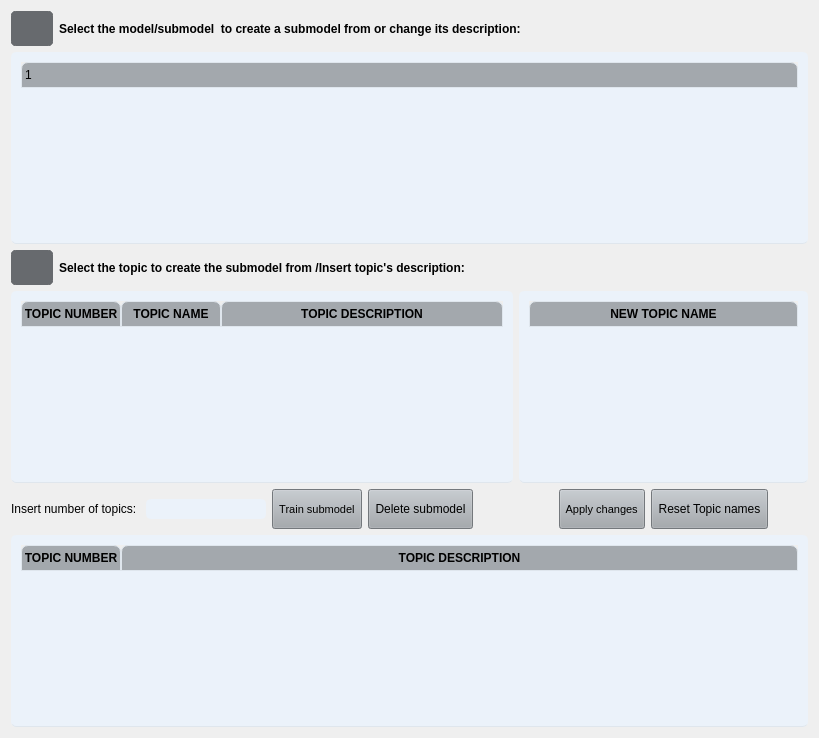
                  <widget class="QWidget" name="tabsPage3">
                   <layout class="QVBoxLayout" name="verticalLayout_24">
                    <item>
                     <layout class="QHBoxLayout" name="horizontalLayout_14">
                      <item>
                       <widget class="QPushButton" name="infoButtonSelectSubmodel">
                        <property name="sizePolicy">
                         <sizepolicy hsizetype="Fixed" vsizetype="Fixed">
                          <horstretch>0</horstretch>
                          <verstretch>0</verstretch>
                         </sizepolicy>
                        </property>
                        <property name="minimumSize">
                         <size>
                          <width>35</width>
                          <height>35</height>
                         </size>
                        </property>
                        <property name="styleSheet">
                         <string notr="true">QPushButton {
	border: 5px solid #676A6E;
	border-radius: 5px;	
	background-color: #676A6E;
}
QPushButton:hover {
	background-color: #676A6E;
	border: 2px solid #676A6E;
}
QPushButton:pressed {	
	background-color: #676A6E;
	border: 2px solid #676A6E;
}</string>
                        </property>
                        <property name="text">
                         <string/>
                        </property>
                       </widget>
                      </item>
                      <item>
                       <widget class="QLabel" name="labelSelectModelToSubmodel">
                        <property name="font">
                         <font>
                          <weight>75</weight>
                          <bold>true</bold>
                         </font>
                        </property>
                        <property name="text">
                         <string>Select the model/submodel  to create a submodel from or change its description:</string>
                        </property>
                        <property name="wordWrap">
                         <bool>false</bool>
                        </property>
                       </widget>
                      </item>
                     </layout>
                    </item>
                    <item>
                     <layout class="QHBoxLayout" name="horizontalLayout_15">
                      <item>
                       <widget class="QTreeWidget" name="treeViewShowModelsToExpand">
                        <property name="styleSheet">
                         <string notr="true">QTreeWidget {	
	background-color: #EBF2FA;
	padding: 10px;
	border-radius: 5px;
	gridline-color: #DFE6ED;
	border-bottom: 1px solid #DFE6ED;
}
QTreeWidget::item{
	border-color: #DFE6ED;
	padding-left: 5px;
	padding-right: 5px;
	gridline-color: #DFE6ED;
}
QTreeWidget::item:selected{
	background-color: #C7CDDA;
}
QScrollBar:horizontal {
    border: none;
    background: #A3A8AD;
    height: 14px;
    margin: 0px 21px 0 21px;
	border-radius: 0px;
}
 QScrollBar:vertical {
	border: none;
    background: #A3A8AD;
    width: 14px;
    margin: 21px 0 21px 0;
	border-radius: 0px;
 }
QHeaderView::section{
	Background-color: #A3A8AD;
	max-width: 30px;
	border: 1px solid #A3A8AD;
	border-style: none;
    border-bottom: 1px solid #DFE6ED;
    border-right: 1px solid #DFE6ED;
}
QTreeWidget::horizontalHeader {	
	background-color: #A3A8AD;
}
QHeaderView::section:horizontal
{
    border: 1px solid #DFE6ED;
	background-color: #A3A8AD;
	padding: 3px;
	border-top-left-radius: 7px;
    border-top-right-radius: 7px;
}
QHeaderView::section:vertical
{
    border: 1px solid #A3A8AD;
}
</string>
                        </property>
                        <attribute name="headerStretchLastSection">
                         <bool>true</bool>
                        </attribute>
                        <column>
                         <property name="text">
                          <string/>
                         </property>
                        </column>
                       </widget>
                      </item>
                     </layout>
                    </item>
                    <item>
                     <layout class="QHBoxLayout" name="horizontalLayout_16">
                      <item>
                       <widget class="QPushButton" name="infoButtoSelectTopicExpand">
                        <property name="sizePolicy">
                         <sizepolicy hsizetype="Fixed" vsizetype="Fixed">
                          <horstretch>0</horstretch>
                          <verstretch>0</verstretch>
                         </sizepolicy>
                        </property>
                        <property name="minimumSize">
                         <size>
                          <width>35</width>
                          <height>35</height>
                         </size>
                        </property>
                        <property name="styleSheet">
                         <string notr="true">QPushButton {
	border: 5px solid #676A6E;
	border-radius: 5px;	
	background-color: #676A6E;
}
QPushButton:hover {
	background-color: #676A6E;
	border: 2px solid #676A6E;
}
QPushButton:pressed {	
	background-color: #676A6E;
	border: 2px solid #676A6E;
}</string>
                        </property>
                        <property name="text">
                         <string/>
                        </property>
                       </widget>
                      </item>
                      <item>
                       <widget class="QLabel" name="labelSelectTopicToSubmodel">
                        <property name="font">
                         <font>
                          <weight>75</weight>
                          <bold>true</bold>
                         </font>
                        </property>
                        <property name="text">
                         <string>Select the topic to create the submodel from /Insert topic's description:</string>
                        </property>
                       </widget>
                      </item>
                     </layout>
                    </item>
                    <item>
                     <layout class="QHBoxLayout" name="horizontalLayout_17">
                      <item>
                       <layout class="QVBoxLayout" name="verticalLayout_15">
                        <item>
                         <widget class="QTableWidget" name="tableWidgetTrainSubmodel">
                          <property name="minimumSize">
                           <size>
                            <width>400</width>
                            <height>0</height>
                           </size>
                          </property>
                          <property name="styleSheet">
                           <string notr="true">QTableWidget {	
	background-color: rgb(235, 242, 250);
	padding: 10px;
	border-radius: 5px;
	gridline-color: #DFE6ED;
	border-bottom: 1px solid #DFE6ED;
}
QTableWidget::item{
	border-color: #DFE6ED;
	padding-left: 5px;
	padding-right: 5px;
	gridline-color: #DFE6ED;
}
QTableWidget::item:selected{
	background-color: #C7CDDA;
}
QScrollBar:horizontal {
    border: none;
    background: #A3A8AD;
    height: 14px;
    margin: 0px 21px 0 21px;
	border-radius: 0px;
}
 QScrollBar:vertical {
	border: none;
    background: #A3A8AD;
    width: 14px;
    margin: 21px 0 21px 0;
	border-radius: 0px;
 }
QHeaderView::section{
	Background-color: #A3A8AD;
	max-width: 30px;
	border: 1px solid #A3A8AD;
	border-style: none;
    border-bottom: 1px solid #DFE6ED;
    border-right: 1px solid #DFE6ED;
}
QTableWidget::horizontalHeader {	
	background-color: #A3A8AD;
}
QHeaderView::section:horizontal
{
    border: 1px solid #DFE6ED;
	background-color: #A3A8AD;
	padding: 3px;
	border-top-left-radius: 7px;
    border-top-right-radius: 7px;
}
QHeaderView::section:vertical
{
    border: 1px solid #A3A8AD;
}
</string>
                          </property>
                          <property name="midLineWidth">
                           <number>1</number>
                          </property>
                          <property name="editTriggers">
                           <set>QAbstractItemView::NoEditTriggers</set>
                          </property>
                          <attribute name="horizontalHeaderStretchLastSection">
                           <bool>true</bool>
                          </attribute>
                          <attribute name="verticalHeaderVisible">
                           <bool>false</bool>
                          </attribute>
                          <attribute name="verticalHeaderStretchLastSection">
                           <bool>false</bool>
                          </attribute>
                          <column>
                           <property name="text">
                            <string>TOPIC NUMBER</string>
                           </property>
                           <property name="font">
                            <font>
                             <weight>75</weight>
                             <bold>true</bold>
                            </font>
                           </property>
                          </column>
                          <column>
                           <property name="text">
                            <string>TOPIC NAME</string>
                           </property>
                           <property name="font">
                            <font>
                             <weight>75</weight>
                             <bold>true</bold>
                            </font>
                           </property>
                          </column>
                          <column>
                           <property name="text">
                            <string>TOPIC DESCRIPTION</string>
                           </property>
                           <property name="font">
                            <font>
                             <weight>75</weight>
                             <bold>true</bold>
                            </font>
                           </property>
                          </column>
                         </widget>
                        </item>
                        <item>
                         <layout class="QHBoxLayout" name="horizontalLayout_20">
                          <item>
                           <layout class="QHBoxLayout" name="horizontalLayout_21">
                            <item>
                             <widget class="QLabel" name="labelInsertNumberTopics">
                              <property name="font">
                               <font>
                                <weight>50</weight>
                                <bold>false</bold>
                               </font>
                              </property>
                              <property name="text">
                               <string>Insert number of topics: </string>
                              </property>
                             </widget>
                            </item>
                            <item>
                             <widget class="QLineEdit" name="InsertNumberTopicsSubmodel">
                              <property name="sizePolicy">
                               <sizepolicy hsizetype="Fixed" vsizetype="Fixed">
                                <horstretch>0</horstretch>
                                <verstretch>0</verstretch>
                               </sizepolicy>
                              </property>
                              <property name="minimumSize">
                               <size>
                                <width>15</width>
                                <height>0</height>
                               </size>
                              </property>
                              <property name="styleSheet">
                               <string notr="true">QLineEdit {
	background-color: #EBF2FA;
	border-radius: 5px;
	border: 2px solid #EBF2FA;
	padding-left: 10px;
}
QLineEdit:hover {
	border: 2px solid #A3A8AD;
}
QLineEdit:focus {
	border: 2px solid #A3A8AD;
}</string>
                              </property>
                             </widget>
                            </item>
                            <item>
                             <widget class="QPushButton" name="TrainSubmodel_2">
                              <property name="sizePolicy">
                               <sizepolicy hsizetype="Minimum" vsizetype="Preferred">
                                <horstretch>0</horstretch>
                                <verstretch>0</verstretch>
                               </sizepolicy>
                              </property>
                              <property name="minimumSize">
                               <size>
                                <width>0</width>
                                <height>40</height>
                               </size>
                              </property>
                              <property name="font">
                               <font>
                                <family>MS Shell Dlg 2</family>
                                <pointsize>8</pointsize>
                               </font>
                              </property>
                              <property name="styleSheet">
                               <string notr="true">QPushButton {
	background-color: #A3A8AD;
}
QPushButton:hover {
	background-color: #A3A8AD;
}
QPushButton:pressed {	
	background-color: #A3A8AD;
}</string>
                              </property>
                              <property name="text">
                               <string> Train submodel </string>
                              </property>
                             </widget>
                            </item>
                           </layout>
                          </item>
                          <item>
                           <layout class="QHBoxLayout" name="horizontalLayout_22">
                            <item>
                             <widget class="QPushButton" name="pushButtonToDeleteSubmodel">
                              <property name="sizePolicy">
                               <sizepolicy hsizetype="Minimum" vsizetype="Preferred">
                                <horstretch>0</horstretch>
                                <verstretch>0</verstretch>
                               </sizepolicy>
                              </property>
                              <property name="minimumSize">
                               <size>
                                <width>0</width>
                                <height>40</height>
                               </size>
                              </property>
                              <property name="styleSheet">
                               <string notr="true">QPushButton {
	background-color: #A3A8AD;
}
QPushButton:hover {
	background-color: #A3A8AD;
}
QPushButton:pressed {	
	background-color: #A3A8AD;
}</string>
                              </property>
                              <property name="text">
                               <string> Delete submodel </string>
                              </property>
                             </widget>
                            </item>
                            <item>
                             <spacer name="horizontalSpacer_22">
                              <property name="orientation">
                               <enum>Qt::Horizontal</enum>
                              </property>
                              <property name="sizeHint" stdset="0">
                               <size>
                                <width>40</width>
                                <height>20</height>
                               </size>
                              </property>
                             </spacer>
                            </item>
                           </layout>
                          </item>
                         </layout>
                        </item>
                       </layout>
                      </item>
                      <item>
                       <layout class="QVBoxLayout" name="verticalLayout_7">
                        <item>
                         <widget class="QTableWidget" name="tableWidgetNewTopicName">
                          <property name="sizePolicy">
                           <sizepolicy hsizetype="Expanding" vsizetype="Expanding">
                            <horstretch>0</horstretch>
                            <verstretch>0</verstretch>
                           </sizepolicy>
                          </property>
                          <property name="minimumSize">
                           <size>
                            <width>150</width>
                            <height>0</height>
                           </size>
                          </property>
                          <property name="styleSheet">
                           <string notr="true">QTableWidget {	
	background-color: rgb(235, 242, 250);
	padding: 10px;
	border-radius: 5px;
	gridline-color: #DFE6ED;
	border-bottom: 1px solid #DFE6ED;
}
QTableWidget::item{
	border-color: #DFE6ED;
	padding-left: 5px;
	padding-right: 5px;
	gridline-color: #DFE6ED;
}
QTableWidget::item:selected{
	background-color: #C7CDDA;
}
QScrollBar:horizontal {
    border: none;
    background: #A3A8AD;
    height: 14px;
    margin: 0px 21px 0 21px;
	border-radius: 0px;
}
 QScrollBar:vertical {
	border: none;
    background: #A3A8AD;
    width: 14px;
    margin: 21px 0 21px 0;
	border-radius: 0px;
 }
QHeaderView::section{
	Background-color: #A3A8AD;
	max-width: 30px;
	border: 1px solid #A3A8AD;
	border-style: none;
    border-bottom: 1px solid #DFE6ED;
    border-right: 1px solid #DFE6ED;
}
QTableWidget::horizontalHeader {	
	background-color: #A3A8AD;
}
QHeaderView::section:horizontal
{
    border: 1px solid #DFE6ED;
	background-color: #A3A8AD;
	padding: 3px;
	border-top-left-radius: 7px;
    border-top-right-radius: 7px;
}
QHeaderView::section:vertical
{
    border: 1px solid #A3A8AD;
}
</string>
                          </property>
                          <attribute name="horizontalHeaderStretchLastSection">
                           <bool>true</bool>
                          </attribute>
                          <attribute name="verticalHeaderVisible">
                           <bool>false</bool>
                          </attribute>
                          <column>
                           <property name="text">
                            <string>NEW TOPIC NAME</string>
                           </property>
                           <property name="font">
                            <font>
                             <weight>75</weight>
                             <bold>true</bold>
                            </font>
                           </property>
                           <property name="textAlignment">
                            <set>AlignCenter</set>
                           </property>
                          </column>
                         </widget>
                        </item>
                        <item>
                         <layout class="QHBoxLayout" name="horizontalLayout_25">
                          <item>
                           <spacer name="horizontalSpacer_11">
                            <property name="orientation">
                             <enum>Qt::Horizontal</enum>
                            </property>
                            <property name="sizeHint" stdset="0">
                             <size>
                              <width>40</width>
                              <height>20</height>
                             </size>
                            </property>
                           </spacer>
                          </item>
                          <item>
                           <widget class="QPushButton" name="ShowButton">
                            <property name="sizePolicy">
                             <sizepolicy hsizetype="Fixed" vsizetype="Preferred">
                              <horstretch>0</horstretch>
                              <verstretch>0</verstretch>
                             </sizepolicy>
                            </property>
                            <property name="minimumSize">
                             <size>
                              <width>0</width>
                              <height>40</height>
                             </size>
                            </property>
                            <property name="font">
                             <font>
                              <family>MS Shell Dlg 2</family>
                              <pointsize>8</pointsize>
                             </font>
                            </property>
                            <property name="styleSheet">
                             <string notr="true">QPushButton {
	background-color: #A3A8AD;
}
QPushButton:hover {
	background-color: #A3A8AD;
}
QPushButton:pressed {	
	background-color: #A3A8AD;
}</string>
                            </property>
                            <property name="text">
                             <string> Apply changes </string>
                            </property>
                           </widget>
                          </item>
                          <item>
                           <widget class="QPushButton" name="pushButtonResetDescriptions">
                            <property name="sizePolicy">
                             <sizepolicy hsizetype="Fixed" vsizetype="Preferred">
                              <horstretch>0</horstretch>
                              <verstretch>0</verstretch>
                             </sizepolicy>
                            </property>
                            <property name="minimumSize">
                             <size>
                              <width>0</width>
                              <height>40</height>
                             </size>
                            </property>
                            <property name="styleSheet">
                             <string notr="true">QPushButton {
	background-color: #A3A8AD;
}
QPushButton:hover {
	background-color: #A3A8AD;
}
QPushButton:pressed {	
	background-color: #A3A8AD;
}</string>
                            </property>
                            <property name="text">
                             <string> Reset Topic names </string>
                            </property>
                           </widget>
                          </item>
                          <item>
                           <spacer name="horizontalSpacer_10">
                            <property name="orientation">
                             <enum>Qt::Horizontal</enum>
                            </property>
                            <property name="sizeHint" stdset="0">
                             <size>
                              <width>40</width>
                              <height>20</height>
                             </size>
                            </property>
                           </spacer>
                          </item>
                         </layout>
                        </item>
                       </layout>
                      </item>
                     </layout>
                    </item>
                    <item>
                     <layout class="QVBoxLayout" name="verticalLayout_9">
                      <item>
                       <widget class="QTableWidget" name="tableWidgetSubmodelTrained">
                        <property name="styleSheet">
                         <string notr="true">QTableWidget {	
	background-color: rgb(235, 242, 250);
	padding: 10px;
	border-radius: 5px;
	gridline-color: #DFE6ED;
	border-bottom: 1px solid #DFE6ED;
}
QTableWidget::item{
	border-color: #DFE6ED;
	padding-left: 5px;
	padding-right: 5px;
	gridline-color: #DFE6ED;
}
QTableWidget::item:selected{
	background-color: #C7CDDA;
}
QScrollBar:horizontal {
    border: none;
    background: #A3A8AD;
    height: 14px;
    margin: 0px 21px 0 21px;
	border-radius: 0px;
}
 QScrollBar:vertical {
	border: none;
    background: #A3A8AD;
    width: 14px;
    margin: 21px 0 21px 0;
	border-radius: 0px;
 }
QHeaderView::section{
	Background-color: #A3A8AD;
	max-width: 30px;
	border: 1px solid #A3A8AD;
	border-style: none;
    border-bottom: 1px solid #DFE6ED;
    border-right: 1px solid #DFE6ED;
}
QTableWidget::horizontalHeader {	
	background-color: #A3A8AD;
}
QHeaderView::section:horizontal
{
    border: 1px solid #DFE6ED;
	background-color: #A3A8AD;
	padding: 3px;
	border-top-left-radius: 7px;
    border-top-right-radius: 7px;
}
QHeaderView::section:vertical
{
    border: 1px solid #A3A8AD;
}
</string>
                        </property>
                        <property name="editTriggers">
                         <set>QAbstractItemView::NoEditTriggers</set>
                        </property>
                        <attribute name="horizontalHeaderStretchLastSection">
                         <bool>true</bool>
                        </attribute>
                        <attribute name="verticalHeaderVisible">
                         <bool>false</bool>
                        </attribute>
                        <column>
                         <property name="text">
                          <string>TOPIC NUMBER</string>
                         </property>
                         <property name="font">
                          <font>
                           <weight>75</weight>
                           <bold>true</bold>
                          </font>
                         </property>
                        </column>
                        <column>
                         <property name="text">
                          <string>TOPIC DESCRIPTION</string>
                         </property>
                         <property name="font">
                          <font>
                           <weight>75</weight>
                           <bold>true</bold>
                          </font>
                         </property>
                        </column>
                       </widget>
                      </item>
                     </layout>
                    </item>
                   </layout>
                  </widget>
